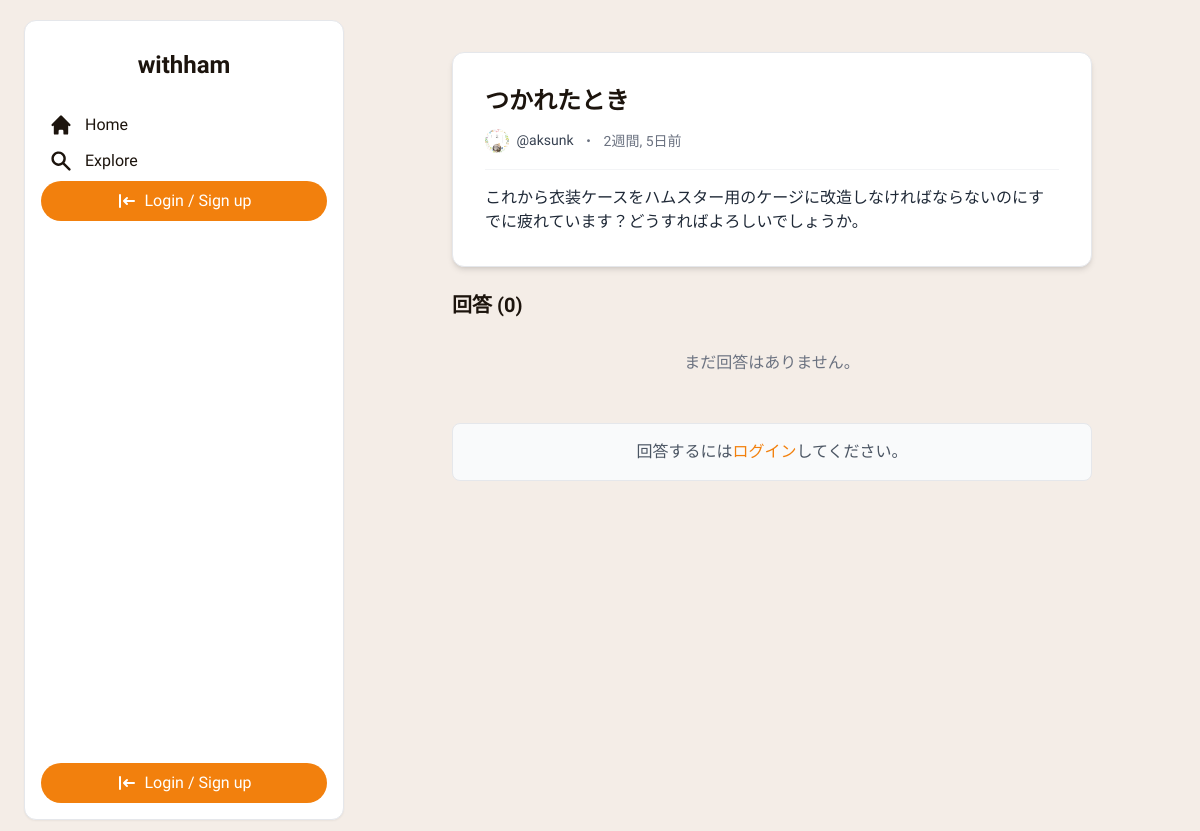
The app's page /questions/1/, older data.
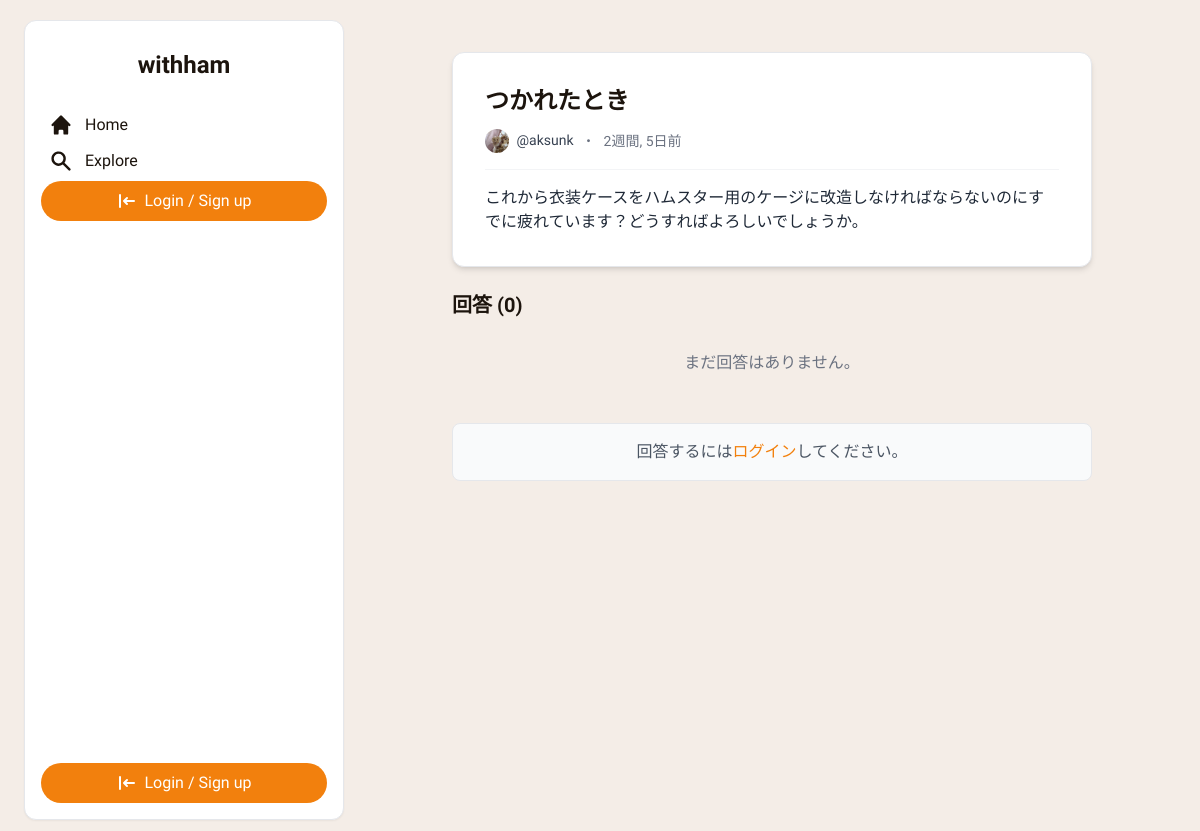
The same page, newer data.
### withham/models.py (models this page shows, shortened)
class Question(models.Model):
    title = models.CharField("質問タイトル", max_length=200)
    text = models.TextField("質問内容")
    user = models.ForeignKey(User, on_delete=models.CASCADE, related_name='questions', verbose_name='質問者')
    created_at = models.DateTimeField("質問日時", default=timezone.now)
    is_resolved = models.BooleanField("解決済み", default=False)
    class Meta:
        verbose_name = '質問'
        verbose_name_plural = '質問'
        ordering = ['-created_at']

class UserProfile(models.Model):
    user = models.OneToOneField(User, on_delete=models.CASCADE, related_name='profile')
    bio = models.TextField("自己紹介", blank=True, null=True)
    avatar = models.ImageField("プロフィール画像", upload_to='avatars/', null=True, blank=True)
    following = models.ManyToManyField(User, related_name='followers', symmetrical=False, blank=True)

### withham/views.py (the view, shortened to what this page needs)
# urls.py: path('questions/<int:pk>/', views.question_detail, name='question_detail'), # 質問詳細・回答
def question_detail(request, pk):
    question = get_object_or_404(Question, pk=pk)
    answers = question.answers.all().order_by('created_at')
    answer_form = AnswerForm()
    context = {
        'question': question,
        'answers': answers,
        'answer_form': answer_form,
    }
    return render(request, 'withham/question_detail.html', context)

### withham/templates/withham/question_detail.html (shortened to what the changed rows need)
{% extends "withham/base.html" %}
{% load static %}
{% load humanize %}
{% load withham_tags %}
{% block content %}
<div class="max-w-2xl mx-auto mt-8 px-4">
    <div class="bg-white p-6 md:p-8 rounded-xl shadow-md border border-gray-200 mb-6">
        <h2 class="text-2xl font-bold text-[#1c140d] mb-3">{{ question.title }}</h2>
        <div class="flex items-center gap-2 text-sm text-gray-500 mb-4 pb-4 border-b border-gray-100">
             <a href="{% url 'withham:profile_detail' question.user.pk %}" class="hover:underline">
                {% if question.user.profile.avatar %}
                    <img src="{{ question.user.profile.avatar.url }}" class="h-6 w-6 rounded-full object-cover inline-block" alt="{{ question.user.username }}">
                {% else %}
                    <img src="{% static 'images/default_avatar.png' %}" class="h-6 w-6 rounded-full bg-gray-200 object-cover inline-block" alt="デフォルトアバター">
                {% endif %}
                <span class="ml-1 font-medium text-gray-700">@{{ question.user.username }}</span>
            </a>
            <span>・</span>
            <span>{{ question.created_at|timesince }}前</span>
        </div>
        <div class="prose prose-sm max-w-none text-gray-800">
            {{ question.text|linebreaksbr }}
        </div>
    </div>
</div>
{% endblock %}

Row changes from the older to the newer data that the page shows:
changed through a linked row, Question "つかれたとき": user.profile.avatar: a different picture
